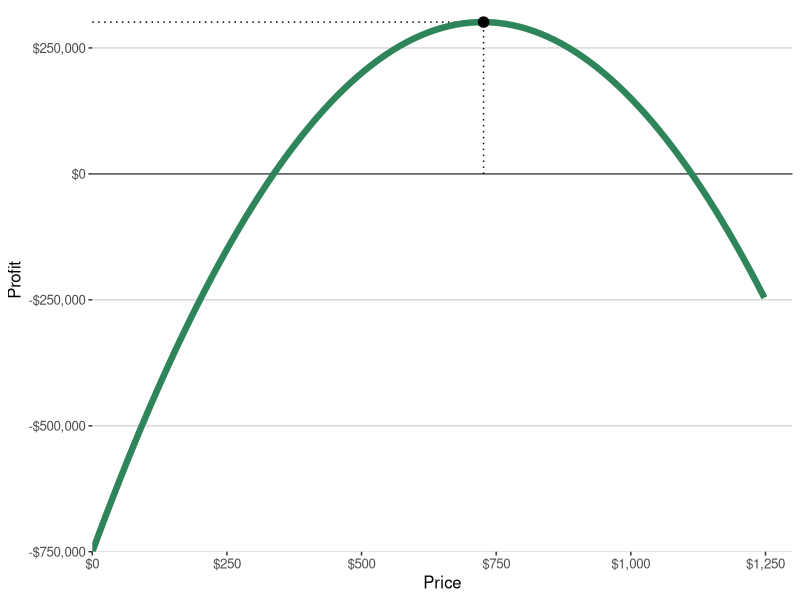
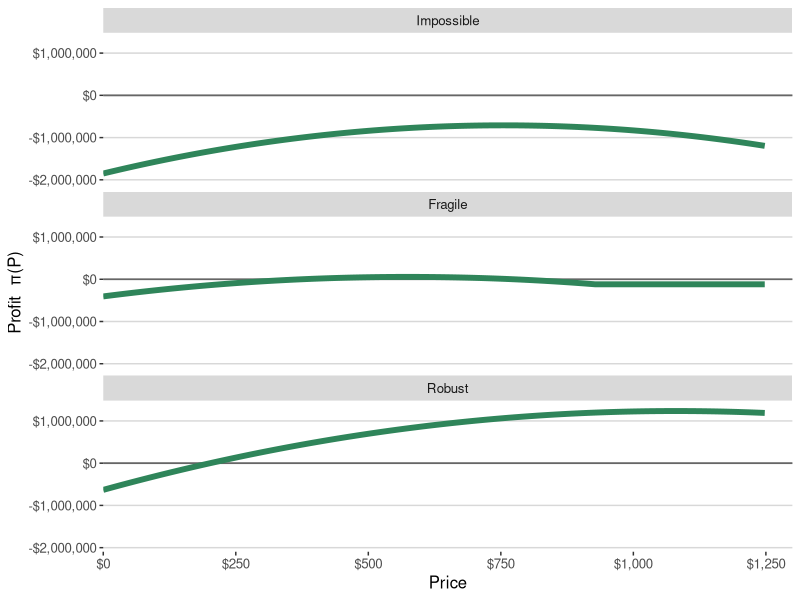
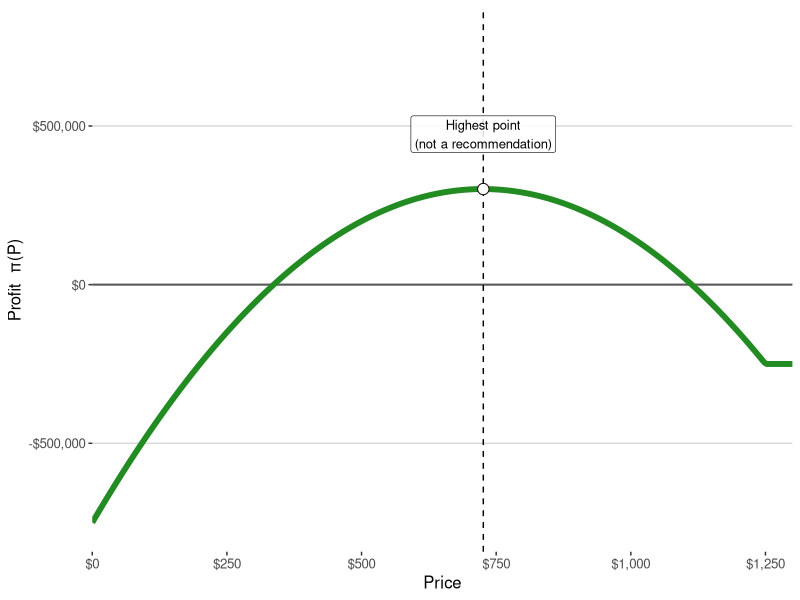
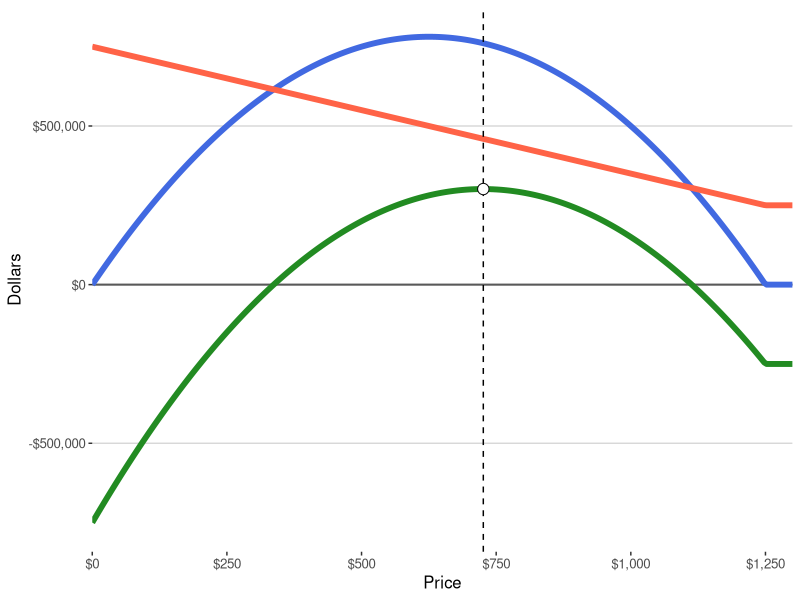

Reproduce these figures in R, in order.
## ---- chunk 1
#| label: fig-tk-read-profit-app-baseline
#| echo: false
#| warning: false
#| message: false
#| layout-ncol: 2
#| cap-location: bottom
#| fig-cap:
#|   - "A baseline profit curve: profit π(P) across prices with a clear zero-profit reference line."
#|   - "Three common shapes: impossible profit, fragile profit, and robust profit (illustrative)."

library(tibble)
library(ggplot2)
library(scales)
library(ggthemes)

base_theme <- theme_hc()

col_pi  <- "#2F855A"   # profit green (your choice)
col_ref <- "grey40"

P_min <- 0
P_max <- 1300

# ----------------------------
# Helper constructors
# ----------------------------
make_Q <- function(a, b){
  function(P) pmax(0, a + b * P)
}
make_R <- function(Qfun){
  function(P) P * Qfun(P)
}
make_TC <- function(Qfun, c, F){
  function(P) F + c * Qfun(P)
}
make_Pi <- function(Rfun, TCfun){
  function(P) Rfun(P) - TCfun(P)
}

# ----------------------------
# Panel A: A baseline profit curve (one “app-like” output)
# ----------------------------
Q0  <- make_Q(a = 2500, b = -2.0)
R0  <- make_R(Q0)
TC0 <- make_TC(Q0, c = 200, F = 250000)
Pi0 <- make_Pi(R0, TC0)

# Find approximate argmax for a simple marker
P_grid <- seq(P_min, P_max, length.out = 400)
pi_vals <- Pi0(P_grid)
P_star <- P_grid[which.max(pi_vals)]
Pi_star <- max(pi_vals)

plot_profit_baseline <- ggplot() +
  geom_hline(yintercept = 0, linewidth = 0.6, color = col_ref) +
  
  # Dotted read-off guides (tied to the highlighted point)
  geom_segment(aes(x = 0,   y = Pi_star, xend = P_star, yend = Pi_star),
               linetype = "dotted", linewidth = 0.5, color = "black") +
  geom_segment(aes(x = P_star,  y = 0,  xend = P_star, yend = Pi_star),
               linetype = "dotted", linewidth = 0.5, color = "black") +
  
  geom_function(fun = Pi0, xlim = c(P_min, P_max), linewidth = 2.2, color = col_pi) +
  
  geom_point(aes(x = P_star, y = Pi_star), size = 3.2, color = "black") +
#  annotate("label",
#           x = P_star, y = Pi_star,
#           label = "Highest point\n(not a recommendation)",
#           vjust = -1.0, size = 3.2,
#           label.size = 0.2, fill = "white", alpha = 0.9) +
  labs(x = "Price", y = "Profit") +
  scale_x_continuous(labels = label_dollar(), n.breaks = 5, limits = c(0, 1249)) +
  scale_y_continuous(labels = label_dollar(), limits = c(-750000,330000)) +
  coord_cartesian(xlim = c(P_min, P_max), expand = FALSE) +
  base_theme

# ----------------------------
# Panel B: Three regime shapes (impossible / fragile / robust)
# ----------------------------

# Impossible: profit always below zero (high F or high c)
Q_imp  <- make_Q(a = 2500, b = -2.0)
R_imp  <- make_R(Q_imp)
TC_imp <- make_TC(Q_imp, c = 260, F = 1200000)
Pi_imp <- make_Pi(R_imp, TC_imp)

# Fragile: crosses zero only narrowly
Q_fra  <- make_Q(a = 1300, b = -1.4)
R_fra  <- make_R(Q_fra)
TC_fra <- make_TC(Q_fra, c = 220, F = 120000)
Pi_fra <- make_Pi(R_fra, TC_fra)

# Robust: profit positive across a wide range
Q_rob  <- make_Q(a = 3200, b = -1.6)
R_rob  <- make_R(Q_rob)
TC_rob <- make_TC(Q_rob, c = 160, F = 120000)
Pi_rob <- make_Pi(R_rob, TC_rob)

df_shapes <- tibble(
  P = rep(P_grid, 3),
  pi = c(Pi_imp(P_grid), Pi_fra(P_grid), Pi_rob(P_grid)),
  case = factor(rep(c("Impossible", "Fragile", "Robust"), each = length(P_grid)),
                levels = c("Impossible", "Fragile", "Robust"))
)

# consistent y-lims so readers “see” the differences
y_min <- min(df_shapes$pi)
y_max <- max(df_shapes$pi)
pad <- 0.08 * (y_max - y_min)
y_min <- y_min - pad
y_max <- y_max + pad

plot_profit_shapes <- ggplot(df_shapes, aes(x = P, y = pi)) +
  geom_hline(yintercept = 0, linewidth = 0.6, color = col_ref) +
  geom_line(linewidth = 2.0, color = col_pi) +
  facet_wrap(~ case, ncol = 1) +
  labs(x = "Price", y = "Profit  π(P)") +
  scale_x_continuous(labels = label_dollar(), n.breaks = 5, limits = c(0, 1249)) +
  scale_y_continuous(labels = label_dollar()) +
  coord_cartesian(xlim = c(P_min, P_max), ylim = c(y_min, y_max), expand = FALSE) +
  base_theme

plot_profit_baseline
plot_profit_shapes
## ---- chunk 2
#| label: fig-tk-profit-app-clean
#| echo: false
#| warning: false
#| message: false
#| layout-ncol: 2
#| cap-location: bottom
#| fig-cap:
#|   - "Profit curve (π(P)) with a clear zero-profit reference line. The shape is what you interpret first."
#|   - "Same scenario with revenue and cost overlaid. This helps explain *why* profit has its shape."

library(ggplot2)
library(scales)
library(ggthemes)

theme_use <- theme_hc()

# ---- Example functions (stand-ins for your app's funcs) ----
max_price <- 1300

Q <- function(P) pmax(0, 2500 - 2*P)
revenue_func <- function(P) P * Q(P)
cost_func    <- function(P) 250000 + 200 * Q(P)     # F + cQ(P)
profit_func  <- function(P) revenue_func(P) - cost_func(P)

price_seq <- seq(0, max_price, length.out = 300)

df <- data.frame(
  Price  = price_seq,
  Revenue = sapply(price_seq, revenue_func),
  Cost    = sapply(price_seq, cost_func),
  Profit  = sapply(price_seq, profit_func)
)

# "Optimal" marker (argmax over grid; good enough for illustration)
i_star <- which.max(df$Profit)
P_star <- df$Price[i_star]
Pi_star <- df$Profit[i_star]

# y-lims that *show negative profit*
y_min <- min(df$Profit, 0)
y_max <- max(df$Revenue, df$Cost, 0)
pad   <- 0.06 * (y_max - y_min)
y_min <- y_min - pad
y_max <- y_max + pad

# ---- Panel A: Profit-only ----
p_profit_only <- ggplot(df, aes(x = Price)) +
  geom_hline(yintercept = 0, linewidth = 0.7, color = "grey35") +
  geom_line(aes(y = Profit), color = "forestgreen", linewidth = 2) +
  geom_vline(xintercept = P_star, linetype = "dashed", color = "black") +
  annotate("point", x = P_star, y = Pi_star, color = "black",
           shape = 21, fill = "white", size = 3.5) +
  annotate("label", x = P_star, y = Pi_star,
           label = "Highest point\n(not a recommendation)",
           vjust = -1.0, size = 3.3,
           fill = "white", alpha = 0.85, label.size = 0.2) +
  labs(x = "Price", y = "Profit  π(P)") +
  scale_x_continuous(labels = dollar_format(), limits = c(0, max_price)) +
  scale_y_continuous(labels = dollar_format(), limits = c(y_min, y_max)) +
  coord_cartesian(expand = FALSE) +
  theme_use

# ---- Panel B: Overlay (Revenue, Cost, Profit) ----
p_overlay <- ggplot(df, aes(x = Price)) +
  geom_hline(yintercept = 0, linewidth = 0.7, color = "grey35") +
  geom_line(aes(y = Revenue), color = "royalblue", linewidth = 2) +
  geom_line(aes(y = Cost),    color = "tomato",   linewidth = 2) +
  geom_line(aes(y = Profit),  color = "forestgreen", linewidth = 2) +
  geom_vline(xintercept = P_star, linetype = "dashed", color = "black") +
  annotate("point", x = P_star, y = Pi_star, color = "black",
           shape = 21, fill = "white", size = 3.5) +
  labs(x = "Price", y = "Dollars") +
  scale_x_continuous(labels = dollar_format(), limits = c(0, max_price)) +
  scale_y_continuous(labels = dollar_format(), limits = c(y_min, y_max)) +
  coord_cartesian(expand = FALSE) +
  theme_use

p_profit_only
p_overlay
